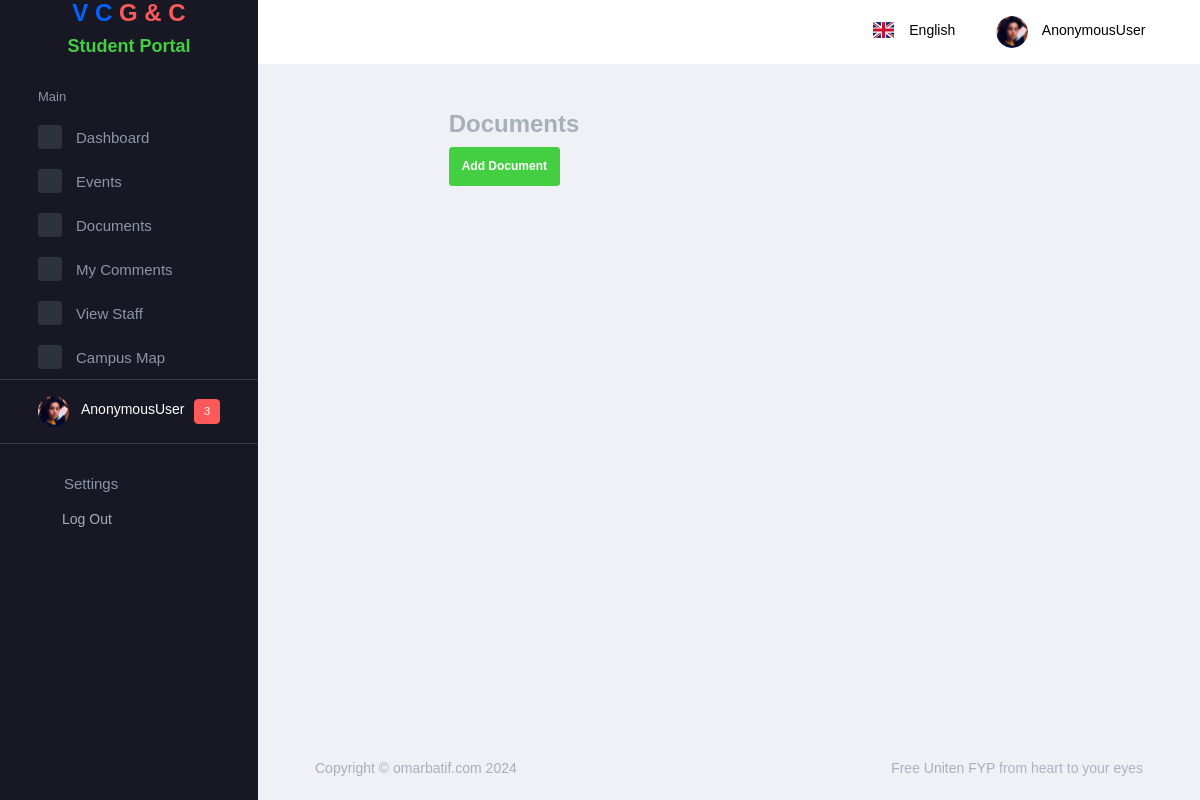
The app's page /student/documents/, older data.
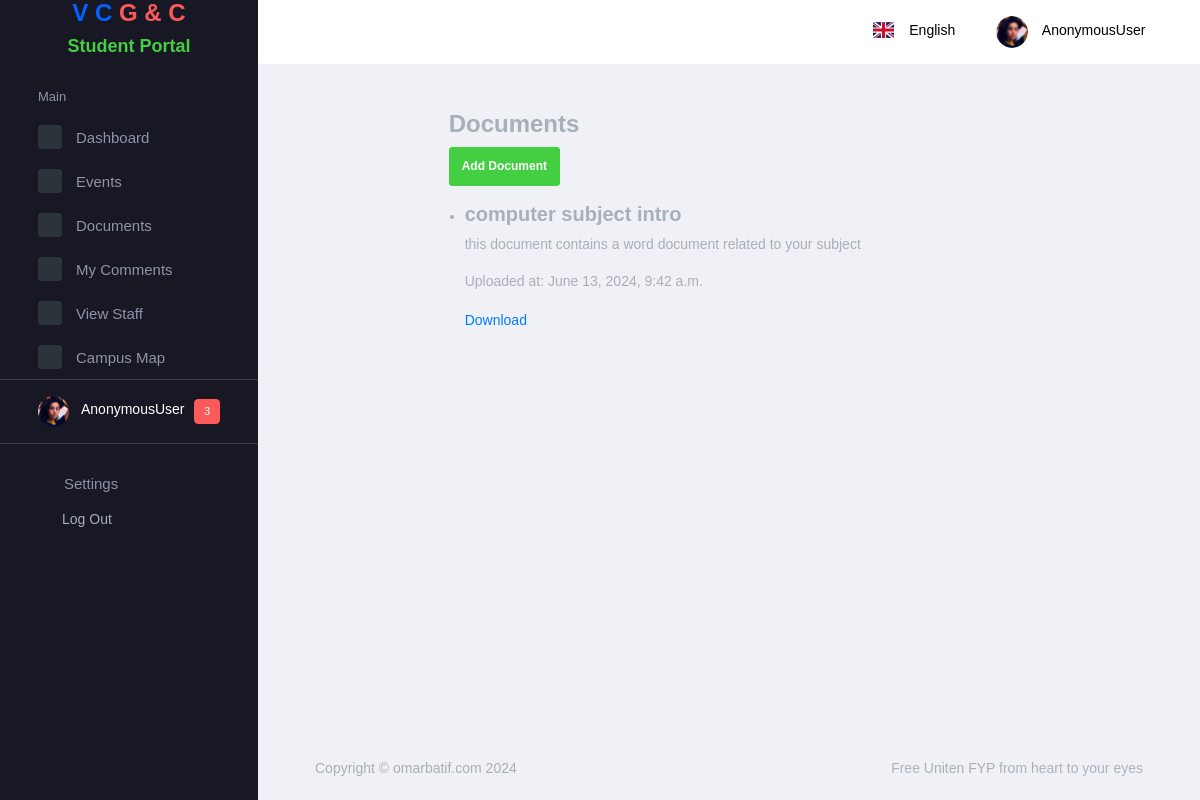
The same page, newer data.
### university/models.py (models this page shows, shortened)
class Document(models.Model):
    name = models.CharField(max_length=255)
    description = models.TextField()
    uploaded_at = models.DateTimeField(auto_now=True)
    file = models.FileField(upload_to='documents/')

### student/views.py (the view)
# urls.py: path('documents/', DocumentList.as_view(), name="student_document_list"),
class DocumentList(ListView):
    model = Document
    context_object_name = 'documents'
    template_name = 'dashboard/student/documents/document_list.html'

### templates/dashboard/student/documents/document_list.html
{% extends "dashboard/student-base.html" %} {% load static %}
{% block main_content %}
    <div class="row">
        <div class="col-lg-2"></div>
        <div class="col-lg-8">
            <h2>Documents</h2>
            {% if not request.user.is_student %}
            <a href="{% url 'document_add' %}" class="btn btn-success mb-3">Add Document</a>
            {% endif %}
            <ul>
            {% for document in documents %}
                <li>
                <h3>{{ document.name }}</h3>
                <p>{{ document.description }}</p>
                <p>Uploaded at: {{ document.uploaded_at }}</p>
                <a href="{{ document.file.url }}">Download</a>
                </li>
            {% endfor %}
            </ul>
        </div>
    </div>
    {% endblock main_content %}

Row changes from the older to the newer data that the page shows:
added Document: name "computer subject intro", description "this document contains a word document related to your subject", uploaded_at "June 13, 2024, 9:42 a.m."
